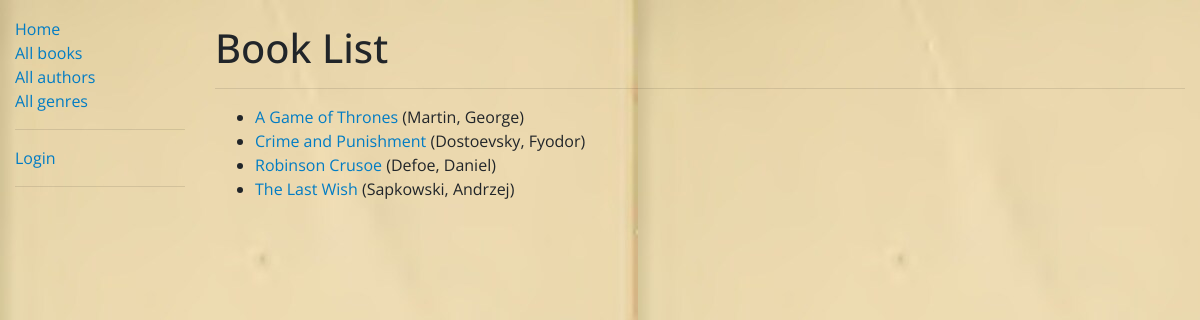
/catalog/books/, run on the app's committed database.
### catalog/models.py (models this page shows, shortened)
class Book(models.Model):
    title = models.CharField(max_length=200)
    author = models.ForeignKey('Author', on_delete=models.SET_NULL, null=True)
    summary = models.TextField(max_length=1000, help_text='Enter a brief description of the book')
    isbn = models.CharField('ISBN', max_length=13, unique=True,
                            help_text='13 Character <a href=\
                            "https://www.isbn-international.org/content/what-isbn">ISBN number</a>')
    genre = models.ManyToManyField(Genre, help_text='Select a genre for this book')
    language_of_origin = models.ForeignKey('Language', on_delete=models.SET_NULL, null=True)
    class Meta:
        ordering = ['title']
    def display_genre(self):
        """Create a string for the Genre. This is required to display genre in Admin."""
        return ', '.join(genre.name for genre in self.genre.all()[:3])
    display_genre.short_description = 'Genre'
    def get_absolute_url(self):
        return reverse('book-detail', args=[str(self.id)])

class Author(models.Model):
    first_name = models.CharField(max_length=100)
    last_name = models.CharField(max_length=100)
    date_of_birth = models.DateField(null=True, blank=True, help_text='YYYY-MM-DD')
    date_of_death = models.DateField('died', null=True, blank=True, help_text='YYYY-MM-DD')
    class Meta:
        ordering = ['last_name', 'first_name']
    def __str__(self):
        return f'{self.last_name}, {self.first_name}'

### catalog/views.py (the view)
# urls.py: path('books/', views.BookListView.as_view(), name='books'),
class BookListView(generic.ListView):
    model = Book
    paginate_by = 10
    context_object_name = 'book_list'  # default name
    template_name = 'catalog/book_list_.html'  # Specify your own template name/location

### catalog/templates/catalog/book_list_.html (shortened to what this page needs)
{% extends "base_generic.html" %}
{% block content %}
    <h1>Book List</h1>
    <hr>
    {% if book_list %}
        <ul>
            {% for book in book_list %}
                <li>
                    <a href="{{ book.get_absolute_url }}">{{ book.title }}</a> ({{ book.author }})
                </li>
            {% endfor %}
        </ul>
    {% else %}
        <p>There are no books in the library.</p>
    {% endif %}
{% endblock %}

### catalog/static/css/styles.css (style rules this page uses)
body { background-image: url("../images/reader.jpg"); }

### catalog/static/css/links.css (style rules this page uses)
body { font-family:'Open Sans', sans-serif; }
a,a:visited,a:hover,a:active { -webkit-backface-visibility:hidden; backface-visibility:hidden; position:relative; transition:0.3s color ease; text-decoration:none; color: #017cc4; }

### data on the page
Book: title "A Game of Thrones", author "Martin, George"
Book: title "Crime and Punishment", author "Dostoevsky, Fyodor"
Book: title "Robinson Crusoe", author "Defoe, Daniel"
Book: title "The Last Wish", author "Sapkowski, Andrzej"
